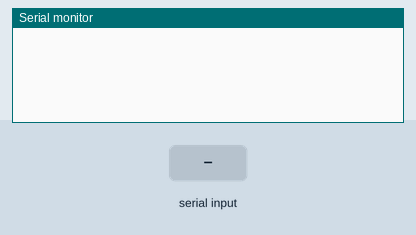
Bench run of a sketch on a simulated Arduino Mega 2560, built with avr-gcc and run on an emulated ATmega2560. Shown: the last lines printed to the serial monitor. The inputs (shaded band) are chosen by the test bench.

Above: at 1.2 s.
1.3 s: "1" received over Serial
At 2.3 s:
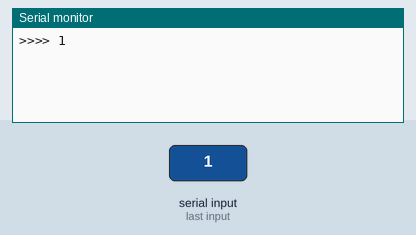
2.8 s: "1" received over the second serial link
At 3.1 s:
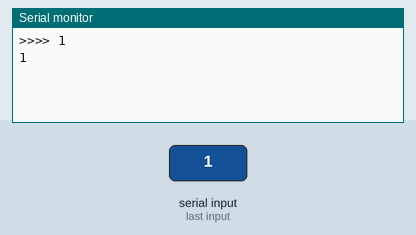
4.3 s: "0" received over Serial
At 5.5 s:
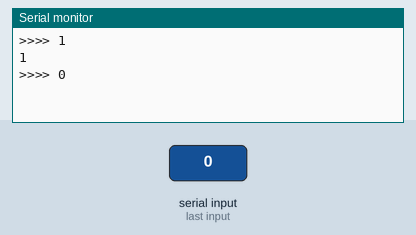
5.8 s: "0" received over the second serial link
At 6.6 s:
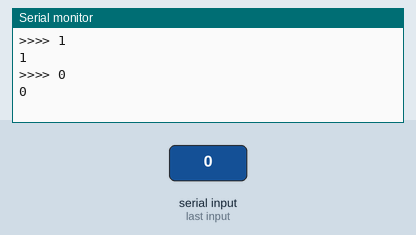

The sketch:

Test_AT_commands.ino
```cpp
// ESP8266 manual testing AT commands

void setup()
{
  // serial port used for debugging
  Serial.begin(115200);
  // your ESP's baud rate might be different
  Serial1.begin(9600);
}

void loop()
{
  // check if the ESP is sending a message
  if(Serial1.available())
  {
    while(Serial1.available())
    {
      // read the next character
      int c = Serial1.read();
      // writes data to the serial monitor
      Serial.write((char)c);
    }
  }

  if(Serial.available())
  {
    // wait to let all the input command in the serial buffer
    delay(10);

    // read the input command in a string
    String cmd = "";
    while(Serial.available())
    {
      cmd += (char)Serial.read();
    }

    // print the command and send it to the ESP
    Serial.println();
    Serial.print(">>>> ");
    Serial.println(cmd);

    // send the read character to the ESP
    Serial1.print(cmd);
  }
}
```

Measured:
- after the input at 1.3 s, the serial monitor: prints a new line at once (image 1)
- after the input at 2.8 s, the serial monitor: prints a new line at once (image 2)
- after the input at 4.3 s, the serial monitor: prints a new line at once (image 3)
- after the input at 5.8 s, the serial monitor: prints a new line at once (image 4)
